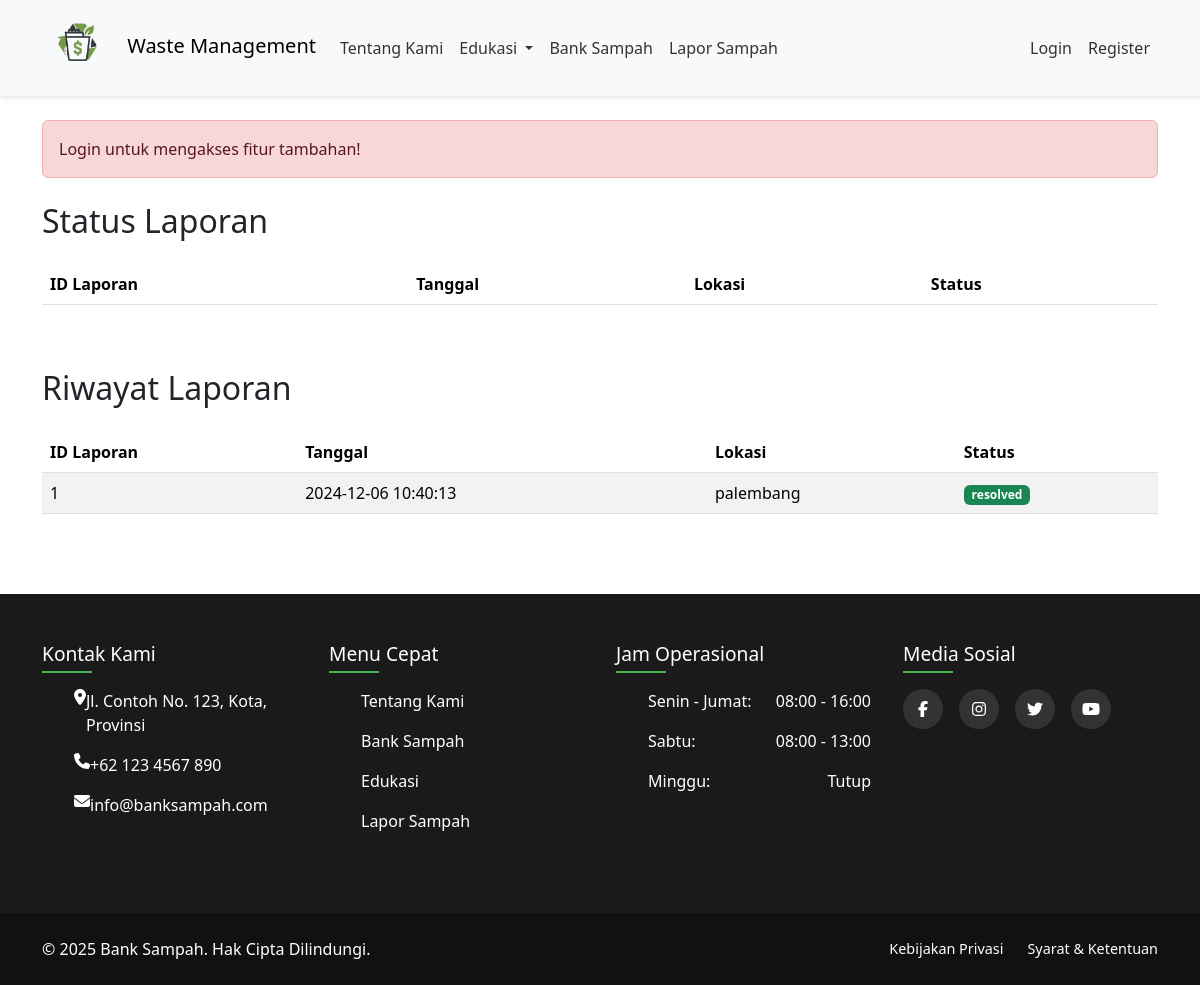
Screenshot of /pages/lapor.php with the database file from the repository.
### tables this page shows
CREATE TABLE `laporan` (
  `id_laporan` int NOT NULL,
  `id_user` int DEFAULT NULL,
  `deskripsi` text,
  `status` enum('pending','in progress','resolved') DEFAULT NULL,
  `tanggal_laporan` timestamp NOT NULL DEFAULT CURRENT_TIMESTAMP,
  `jenis` enum('sampah rumah tangga','sampah industri','sampah b3') NOT NULL,
  `gambar` varchar(255) NOT NULL,
  `lokasi` varchar(255) NOT NULL
);

### pages/lapor.php (the view, shortened to what this page needs)
<?php
require "../includes/navbar.php";
require_once "../functions/functions.php";
$query_cek_lapor2 = "SELECT * FROM laporan WHERE status != 'pending' AND status != 'in progress'";
$stmt2 = $conn->prepare($query_cek_lapor2);
$stmt2->execute();
$result2 = $stmt2->get_result();
$a = 1;
?>
<!DOCTYPE html>
<html lang="id">
<head>
    <link href="https://cdn.jsdelivr.net/npm/bootstrap@5.3.3/dist/css/bootstrap.min.css" rel="stylesheet">
    <link rel="stylesheet" href="../assets/css/style.css">
    <link href="https://cdnjs.cloudflare.com/ajax/libs/font-awesome/5.15.4/css/all.min.css" rel="stylesheet">
</head>
<body>
    <div class="container my-4">
        <?php if(!isset($_SESSION['sign']) || $_SESSION['sign'] != 'admin'): ?>
        <div class="alert alert-danger my-4" role="alert">
            Login untuk mengakses fitur tambahan!
        </div>
        <?php endif; ?>
        <section class="mb-5">
            <h2 class="mb-4">Status Laporan</h2>
            <div class="table-responsive">
                <table class="table table-striped">
                    <thead>
                        <tr>
                            <th>ID Laporan</th>
                            <th>Tanggal</th>
                            <th>Lokasi</th>
                            <th>Status</th>
                        </tr>
                    </thead>
                </table>
            </div>
        </section>
        <section class="mb-5">
            <h2 class="mb-4">Riwayat Laporan</h2>
            <div class="table-responsive">
                <table class="table table-striped">
                    <thead>
                        <tr>
                            <th>ID Laporan</th>
                            <th>Tanggal</th>
                            <th>Lokasi</th>
                            <th>Status</th>
                        </tr>
                    </thead>
                    <tbody>
                       <?php if ($result2->num_rows > 0): ?>
                        <?php while ($row = $result2->fetch_assoc()): ?>
                        <tr>
                            <td><?= $a++; ?></td>
                            <td><?= $row["tanggal_laporan"]; ?></td>
                            <td><?= $row['lokasi']; ?></td>
                            <?php if($row['status']=='pending' or $row['status']=='in progress'): ?>
                            <td>
                            <span class="badge bg-warning"><?= $row['status']; ?></span>
                            </td>
                            <?php elseif($row['status'] == 'resolved'): ?>
                            <td>
                            <span class="badge bg-success"><?= $row['status']; ?></span>
                            </td>
                            <?php endif; ?>
                        </tr>
                        <?php endwhile; ?>
                    <?php endif; ?>
                    </tbody>
                </table>
            </div>
        </section>
    </div>
    <?php require "../includes/footer.php";?>
</body>
</html>

### rows the page displays
laporan: tanggal_laporan "2024-12-06 10:40:13", lokasi "palembang", status "resolved"
